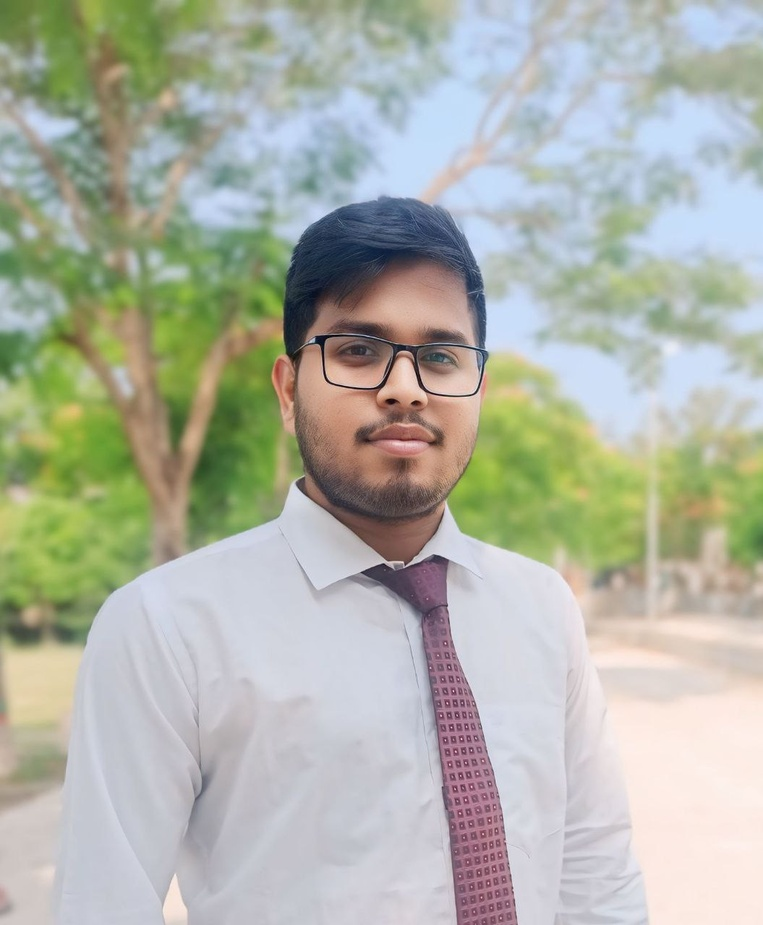
#> input picture final_lab/chapter3/rony.jpg, 763 x 925 px, shrunk from 1055 x 1280 before the run
$ python task9_sharpening.py   (older library calls are emulated)
#> lines starting #> are read from the running program, lines starting #| are printed output that depends on the picture
import cv2
import matplotlib.pyplot as plt

gray_img = cv2.imread("rony.jpg", cv2.IMREAD_GRAYSCALE)
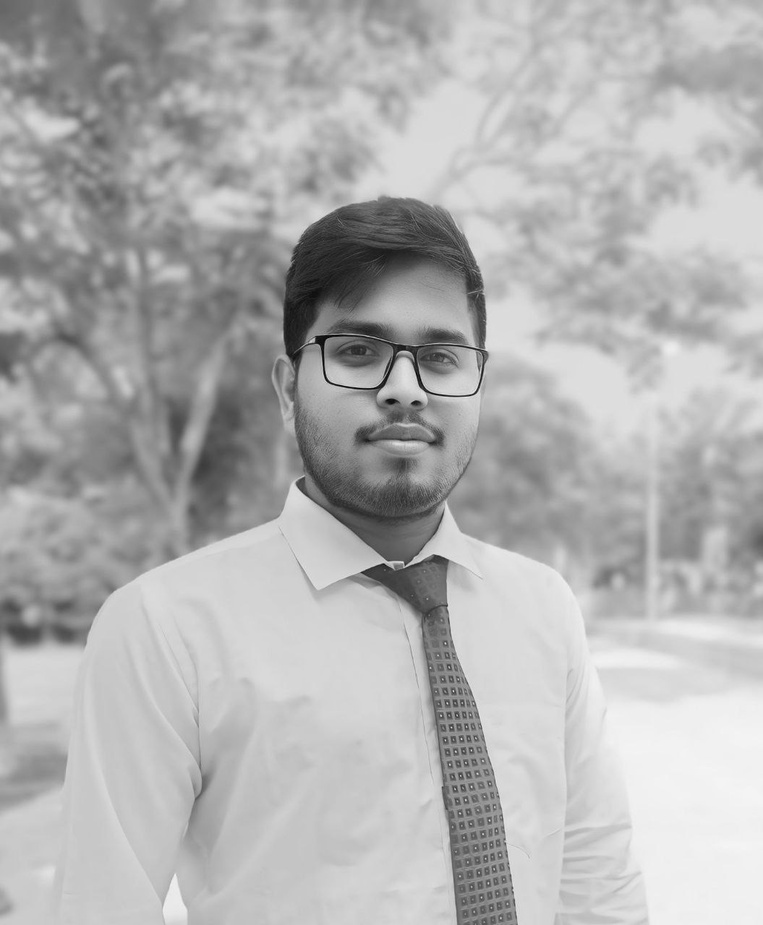
#> gray_img: shape (925, 763); min 0, max 245, mean 177.1
laplacian = cv2.Laplacian(gray_img, cv2.CV_64F)
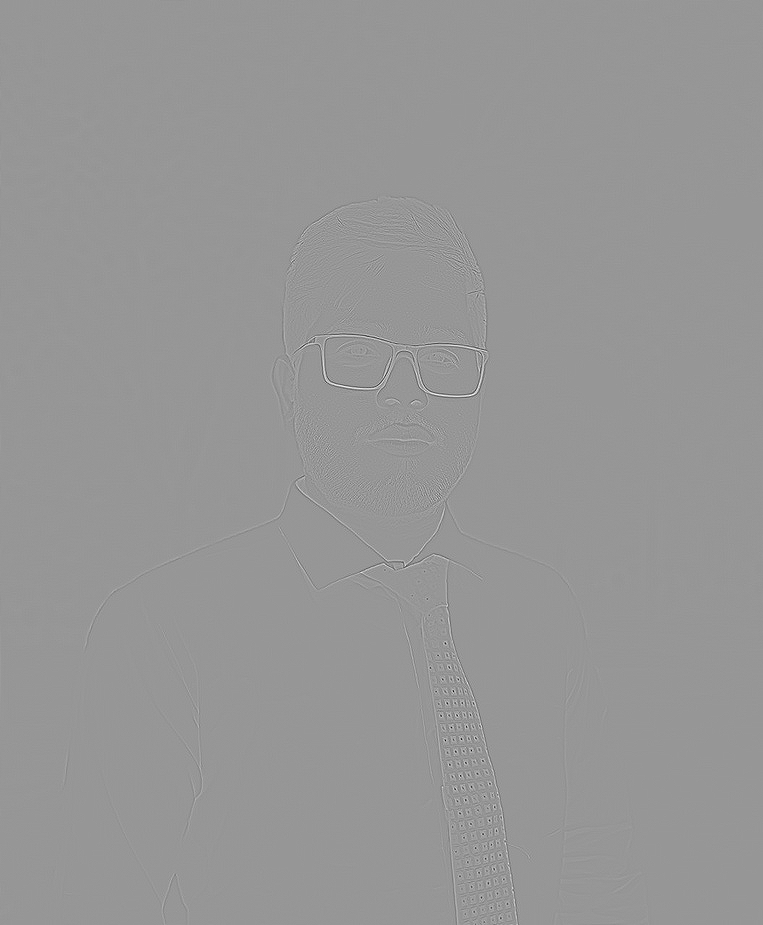
#> laplacian: shape (925, 763) float64; min -409, max 283, mean 0; drawn with min black and max white
sharpened = cv2.convertScaleAbs(gray_img - laplacian)

plt.figure(figsize=(10, 5))
plt.subplot(1,2,1); plt.title("Original"); plt.imshow(gray_img, cmap='gray'); plt.axis('off')
plt.subplot(1,2,2); plt.title("Sharpened"); plt.imshow(sharpened, cmap='gray'); plt.axis('off')
plt.savefig('task9_sharpening.png'); plt.show()
#> after `plt.savefig('task9_sharpening.png')`:
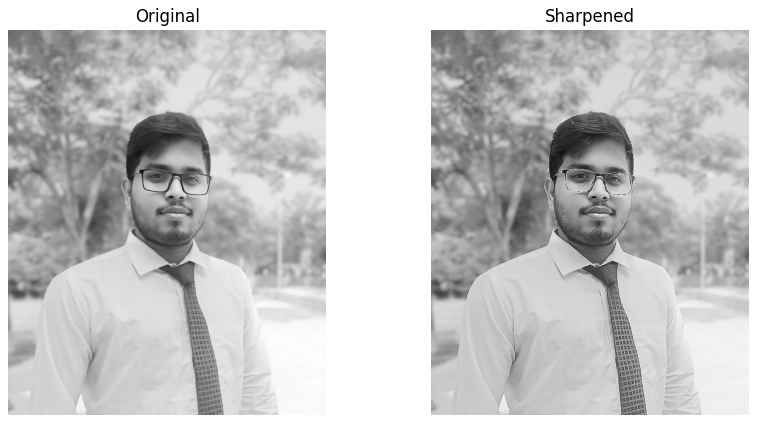
#> figure drawn by matplotlib, 2 panels
